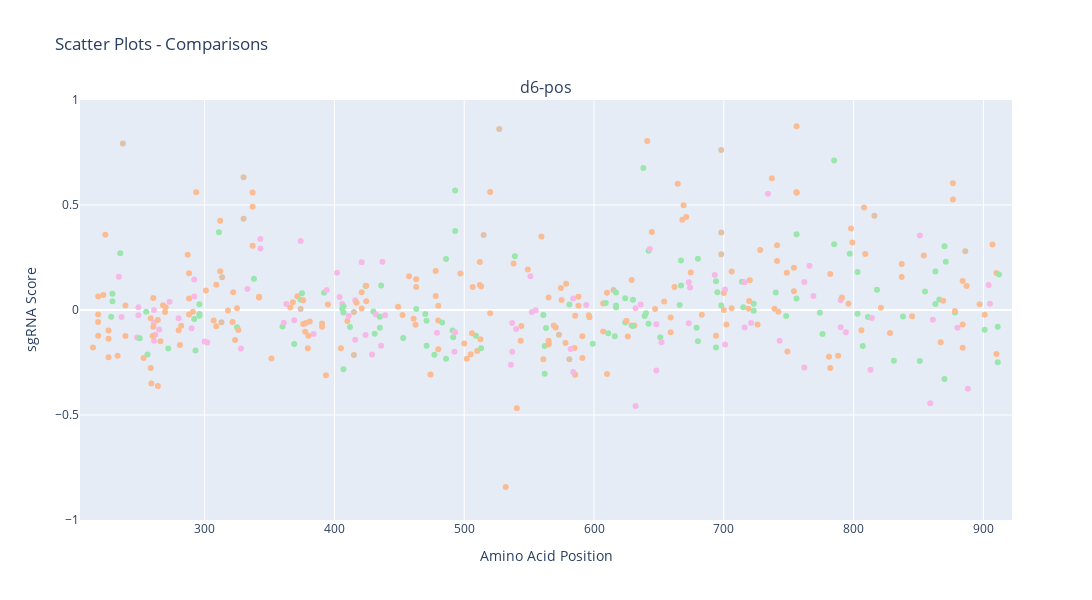

Notebook code for this chart:
### Code cell
# Interactive version with hue
be_scan.plot.interactive_scatter(
    df_filepath  = plot_file, # data
    x_column     = 'Edit_site_3A1', # name of a column in data
    comparisons  = ['d6-pos'], # names of a column in data, each is a graph

    # optional
    xwindow=[200,920], 
    annot_label='Mut_list_all', include_hue=True, hue_col='Mut_type', 
    )

### Figure 1 — Plotly figure (JSON) as saved in the notebook; plotly's stock layout.template omitted (floating-point values rounded to 4 significant figures; data arrays with more than 128 entries replaced by an {"elided": "..."} marker saying what was removed)
{"data": [{"hovertext": {"elided": "423 str values"}, "line": {"width": 0.8}, "marker": {"color": {"elided": "423 str values"}, "size": 6}, "mode": "markers", "name": "d6-pos", "opacity": 0.85, "type": "scatter", "x": {"elided": "423 float values"}, "xaxis": "x", "y": {"elided": "423 float values"}, "yaxis": "y"}], "layout": {"annotations": [{"font": {"size": 16}, "showarrow": false, "text": "d6-pos", "x": 0.5, "xanchor": "center", "xref": "paper", "y": 1, "yanchor": "bottom", "yref": "paper"}], "height": 600, "title": {"text": "Scatter Plots - Comparisons"}, "width": 1200, "xaxis": {"anchor": "y", "domain": [0, 1], "range": [204, 922], "title": {"text": "Amino Acid Position"}}, "yaxis": {"anchor": "x", "domain": [0, 1], "range": [-1, 1], "title": {"text": "sgRNA Score"}}}}
